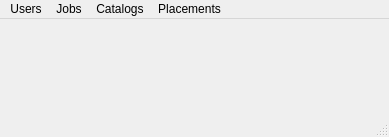
<?xml version="1.0" encoding="UTF-8"?>
<ui version="4.0">
 <class>MainWindow</class>
 <widget class="QMainWindow" name="MainWindow">
  <property name="geometry">
   <rect>
    <x>0</x>
    <y>0</y>
    <width>389</width>
    <height>137</height>
   </rect>
  </property>
  <property name="windowTitle">
   <string>MainWindow</string>
  </property>
  <widget class="QWidget" name="centralwidget"/>
  <widget class="QStatusBar" name="statusbar"/>
  <widget class="QMenuBar" name="menubar">
   <property name="geometry">
    <rect>
     <x>0</x>
     <y>0</y>
     <width>389</width>
     <height>21</height>
    </rect>
   </property>
   <widget class="QMenu" name="menuUsers">
    <property name="title">
     <string>Users</string>
    </property>
    <addaction name="actionOpen_2"/>
   </widget>
   <widget class="QMenu" name="menuJobs">
    <property name="title">
     <string>Jobs</string>
    </property>
    <addaction name="actionOpen"/>
   </widget>
   <widget class="QMenu" name="menuCatalogs">
    <property name="title">
     <string>Catalogs</string>
    </property>
    <addaction name="actionConductor"/>
    <addaction name="actionCapacitor"/>
   </widget>
   <widget class="QMenu" name="menuPlacements">
    <property name="title">
     <string>Placements</string>
    </property>
    <addaction name="actionCapPlac"/>
   </widget>
   <addaction name="menuUsers"/>
   <addaction name="menuJobs"/>
   <addaction name="menuCatalogs"/>
   <addaction name="menuPlacements"/>
  </widget>
  <action name="actionOpen">
   <property name="text">
    <string>Open</string>
   </property>
  </action>
  <action name="actionOpen_2">
   <property name="text">
    <string>Open</string>
   </property>
  </action>
  <action name="actionConductor">
   <property name="text">
    <string>Conductor</string>
   </property>
  </action>
  <action name="actionCapPlac">
   <property name="text">
    <string>Capacitor Bank</string>
   </property>
  </action>
  <action name="actionCapacitor">
   <property name="text">
    <string>Capacitor</string>
   </property>
  </action>
 </widget>
 <resources/>
 <connections/>
</ui>
